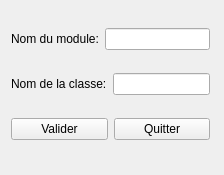
<?xml version="1.0" encoding="UTF-8"?>
<ui version="4.0">
 <class>PluginsCreator</class>
 <widget class="QMainWindow" name="PluginsCreator">
  <property name="geometry">
   <rect>
    <x>0</x>
    <y>0</y>
    <width>224</width>
    <height>175</height>
   </rect>
  </property>
  <property name="windowTitle">
   <string>MainWindow</string>
  </property>
  <widget class="QWidget" name="centralWidget">
   <widget class="QWidget" name="verticalLayoutWidget">
    <property name="geometry">
     <rect>
      <x>0</x>
      <y>0</y>
      <width>221</width>
      <height>171</height>
     </rect>
    </property>
    <layout class="QVBoxLayout" name="verticalLayout">
     <item>
      <layout class="QHBoxLayout" name="horizontalLayout_2">
       <item>
        <widget class="QLabel" name="PluginsName_label">
         <property name="text">
          <string>Nom du module:</string>
         </property>
        </widget>
       </item>
       <item>
        <widget class="QLineEdit" name="pluginsName_lineEdit">
         <property name="maximumSize">
          <size>
           <width>120</width>
           <height>16777215</height>
          </size>
         </property>
        </widget>
       </item>
      </layout>
     </item>
     <item>
      <layout class="QHBoxLayout" name="horizontalLayout">
       <item>
        <widget class="QLabel" name="ClassName_label">
         <property name="text">
          <string>Nom de la classe:</string>
         </property>
        </widget>
       </item>
       <item>
        <widget class="QLineEdit" name="ClassName_lineEdit">
         <property name="maximumSize">
          <size>
           <width>120</width>
           <height>16777215</height>
          </size>
         </property>
        </widget>
       </item>
      </layout>
     </item>
     <item>
      <layout class="QHBoxLayout" name="horizontalLayout_3">
       <item>
        <widget class="QPushButton" name="Validate">
         <property name="text">
          <string>Valider</string>
         </property>
        </widget>
       </item>
       <item>
        <widget class="QPushButton" name="Quit">
         <property name="text">
          <string>Quitter</string>
         </property>
        </widget>
       </item>
      </layout>
     </item>
    </layout>
   </widget>
   <zorder>verticalLayoutWidget</zorder>
   <zorder>horizontalLayoutWidget</zorder>
   <zorder>horizontalLayoutWidget_3</zorder>
  </widget>
 </widget>
 <layoutdefault spacing="6" margin="11"/>
 <resources/>
 <connections/>
</ui>
